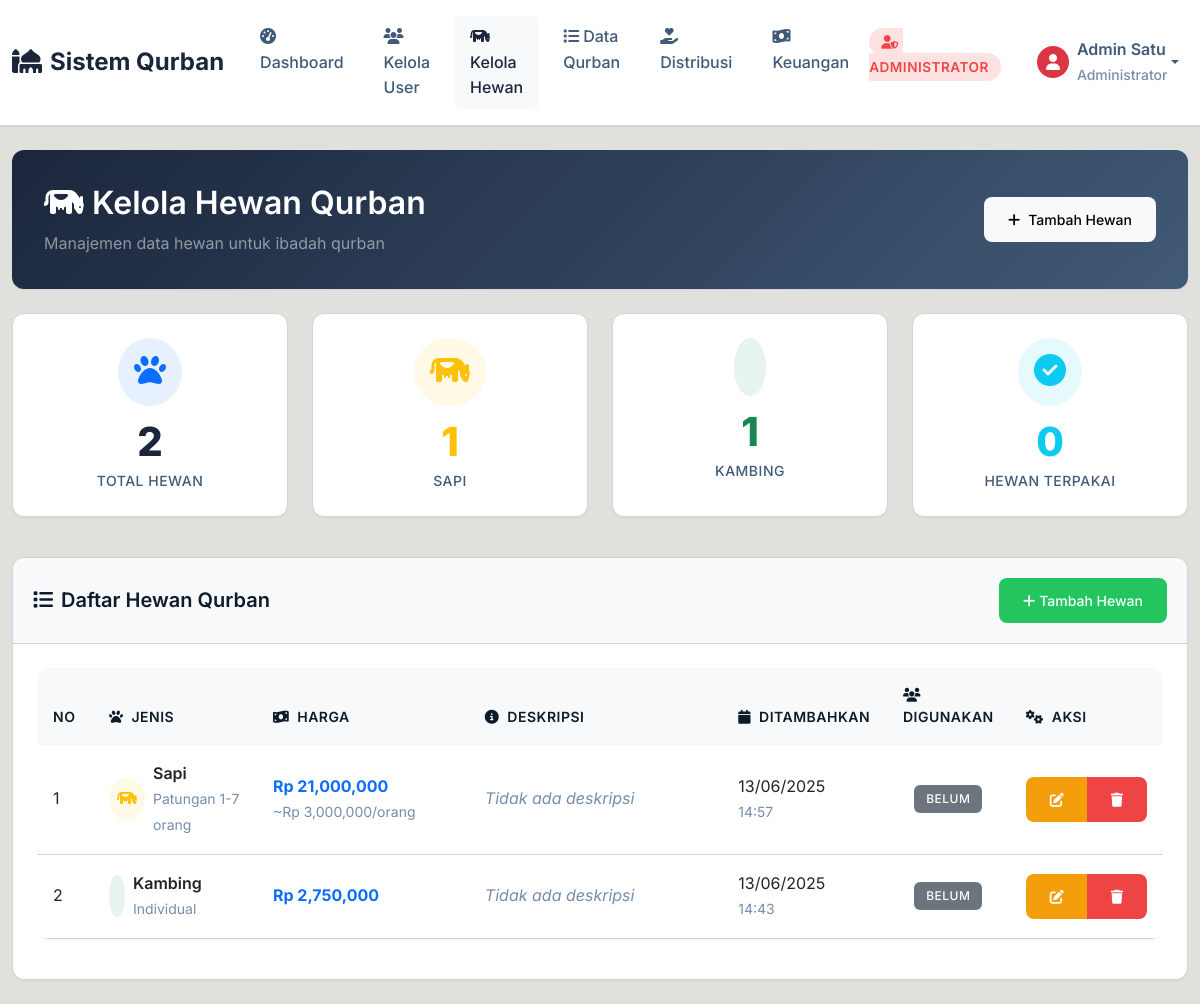
The app's page /pages/admin/data_hewan.php (signed in) with its own data.
### tables this page shows
CREATE TABLE IF NOT EXISTS `hewans` (
  `id` int NOT NULL AUTO_INCREMENT,
  `jenis` enum('sapi','kambing') NOT NULL,
  `harga` int NOT NULL DEFAULT '0',
  `created_at` timestamp NOT NULL,
  PRIMARY KEY (`id`)
);

### pages/admin/data_hewan.php (the view, shortened to what this page needs)
<?php
include "../../config/koneksi.php";
$stats = [];
$stats['total_hewans'] = mysqli_fetch_assoc(mysqli_query($conn, "SELECT COUNT(*) as total FROM hewans"))['total'];
$stats['total_sapi'] = mysqli_fetch_assoc(mysqli_query($conn, "SELECT COUNT(*) as total FROM hewans WHERE jenis='sapi'"))['total'];
$stats['total_kambing'] = mysqli_fetch_assoc(mysqli_query($conn, "SELECT COUNT(*) as total FROM hewans WHERE jenis='kambing'"))['total'];
$stats['hewan_terpakai'] = mysqli_fetch_assoc(mysqli_query($conn, "SELECT COUNT(DISTINCT hewan_id) as total FROM qurbans"))['total'];
?>
<!DOCTYPE html>
<html lang="id">
<head>
    <link href="https://cdn.jsdelivr.net/npm/bootstrap@5.3.0/dist/css/bootstrap.min.css" rel="stylesheet">
    <link href="https://cdnjs.cloudflare.com/ajax/libs/font-awesome/6.4.0/css/all.min.css" rel="stylesheet">
    <link href="../../assets/css/style.css" rel="stylesheet">
</head>
<body>
    <nav class="navbar navbar-expand-lg sticky-top">
        <div class="container-fluid">
            <a class="navbar-brand" href="index.php">
                <i class="fas fa-mosque me-2"></i>Sistem Qurban
            </a>
            <div class="collapse navbar-collapse" id="navbarNav">
                <ul class="navbar-nav me-auto">
                    <li class="nav-item">
                        <a class="nav-link" href="index.php">
                            <i class="fas fa-tachometer-alt me-1"></i>Dashboard
                        </a>
                    </li>
                    <li class="nav-item">
                        <a class="nav-link" href="user_list.php">
                            <i class="fas fa-users me-1"></i>Kelola User
                        </a>
                    </li>
                    <li class="nav-item">
                        <a class="nav-link active" href="data_hewan.php">
                            <i class="fas fa-cow me-1"></i>Kelola Hewan
                        </a>
                    </li>
                    <li class="nav-item">
                        <a class="nav-link" href="qurban_list.php">
                            <i class="fas fa-list me-1"></i>Data Qurban
                        </a>
                    </li>
                    <li class="nav-item">
                        <a class="nav-link" href="distribusi_list.php">
                            <i class="fas fa-hand-holding-heart me-1"></i>Distribusi
                        </a>
                    </li>
                    <li class="nav-item">
                        <a class="nav-link" href="keuangan.php">
                            <i class="fas fa-money-bill-wave me-1"></i>Keuangan
                        </a>
                    </li>
                </ul>
                <ul class="navbar-nav">
                    <li class="nav-item me-3">
                        <span class="navbar-text">
                            <span class="role-badge role-admin">
                                <i class="fas fa-user-shield me-1"></i>ADMINISTRATOR
                            </span>
                        </span>
                    </li>
                    <li class="nav-item dropdown">
                        <a class="nav-link dropdown-toggle d-flex align-items-center" href="#" role="button" data-bs-toggle="dropdown">
                            <div class="bg-danger rounded-circle d-flex align-items-center justify-content-center me-2" style="width: 32px; height: 32px;">
                                <i class="fas fa-user text-white"></i>
                            </div>
                            <div class="d-none d-md-block">
                                <div class="fw-semibold"><?= $_SESSION['nama'] ?></div>
                                <small class="text-muted">Administrator</small>
                            </div>
                        </a>
                    </li>
                </ul>
            </div>
        </div>
    </nav>
    <div class="container-fluid py-4">
        <div class="row mb-4">
            <div class="col-12">
                <div class="card dashboard-card">
                    <div class="card-body">
                        <div class="row align-items-center">
                            <div class="col-md-8">
                                <h2 class="text-white mb-2">
                                    <i class="fas fa-cow me-2"></i>Kelola Hewan Qurban
                                </h2>
                                <p class="text-white-50 mb-0">Manajemen data hewan untuk ibadah qurban</p>
                            </div>
                            <div class="col-md-4 text-end">
                                <button class="btn btn-light" data-bs-toggle="modal" data-bs-target="#addAnimalModal">
                                    <i class="fas fa-plus me-2"></i>Tambah Hewan
                                </button>
                            </div>
                        </div>
                    </div>
                </div>
            </div>
        </div>
        <div class="row mb-4">
            <div class="col-lg-3 col-md-6 mb-3">
                <div class="card stat-card h-100">
                    <div class="card-body text-center">
                        <div class="d-flex justify-content-center align-items-center mb-3">
                            <div class="bg-primary bg-opacity-10 rounded-circle p-3">
                                <i class="fas fa-paw fa-2x text-primary"></i>
                            </div>
                        </div>
                        <div class="stat-number"><?= $stats['total_hewans'] ?></div>
                        <div class="stat-label">Total Hewan</div>
                    </div>
                </div>
            </div>
            <div class="col-lg-3 col-md-6 mb-3">
                <div class="card stat-card h-100">
                    <div class="card-body text-center">
                        <div class="d-flex justify-content-center align-items-center mb-3">
                            <div class="bg-warning bg-opacity-10 rounded-circle p-3">
                                <i class="fas fa-cow fa-2x text-warning"></i>
                            </div>
                        </div>
                        <div class="stat-number text-warning"><?= $stats['total_sapi'] ?></div>
                        <div class="stat-label">Sapi</div>
                    </div>
                </div>
            </div>
            <div class="col-lg-3 col-md-6 mb-3">
                <div class="card stat-card h-100">
                    <div class="card-body text-center">
                        <div class="d-flex justify-content-center align-items-center mb-3">
                            <div class="bg-success bg-opacity-10 rounded-circle p-3">
                            </div>
                        </div>
                        <div class="stat-number text-success"><?= $stats['total_kambing'] ?></div>
                        <div class="stat-label">Kambing</div>
                    </div>
                </div>
            </div>
            <div class="col-lg-3 col-md-6 mb-3">
                <div class="card stat-card h-100">
                    <div class="card-body text-center">
                        <div class="d-flex justify-content-center align-items-center mb-3">
                            <div class="bg-info bg-opacity-10 rounded-circle p-3">
                                <i class="fas fa-check-circle fa-2x text-info"></i>
                            </div>
                        </div>
                        <div class="stat-number text-info"><?= $stats['hewan_terpakai'] ?></div>
                        <div class="stat-label">Hewan Terpakai</div>
                    </div>
                </div>
            </div>
        </div>
        <div class="row">
            <div class="col-12">
                <div class="card">
                    <div class="card-header d-flex justify-content-between align-items-center">
                        <h5 class="mb-0">
                            <i class="fas fa-list me-2"></i>Daftar Hewan Qurban
                        </h5>
                        <div class="d-flex gap-2">
                            <button class="btn btn-success btn-sm" data-bs-toggle="modal" data-bs-target="#addAnimalModal">
                                <i class="fas fa-plus me-1"></i>Tambah Hewan
                            </button>
                        </div>
                    </div>
                    <div class="card-body">
                        <div class="table-responsive">
                            <table class="table table-hover">
                                <thead>
                                    <tr>
                                        <th width="5%">No</th>
                                        <th width="15%">
                                            <i class="fas fa-paw me-2"></i>Jenis
                                        </th>
                                        <th width="20%">
                                            <i class="fas fa-money-bill-wave me-2"></i>Harga
                                        </th>
                                        <th width="25%">
                                            <i class="fas fa-info-circle me-2"></i>Deskripsi
                                        </th>
                                        <th width="15%">
                                            <i class="fas fa-calendar me-2"></i>Ditambahkan
                                        </th>
                                        <th width="10%">
                                            <i class="fas fa-users me-2"></i>Digunakan
                                        </th>
                                        <th width="10%">
                                            <i class="fas fa-cogs me-2"></i>Aksi
                                        </th>
                                    </tr>
                                </thead>
                                <tbody>
                                    <?php
                                    $no = 1;
                                    $result = mysqli_query($conn, "SELECT h.*,
                                        (SELECT COUNT(*) FROM qurbans WHERE hewan_id = h.id) as usage_count
                                        FROM hewans h ORDER BY h.created_at DESC");
                                    if (mysqli_num_rows($result) > 0):
                                        while ($row = mysqli_fetch_assoc($result)):
                                    ?>
                                        <tr>
                                            <td><?= $no++ ?></td>
                                            <td>
                                                <div class="d-flex align-items-center">
                                                    <div class="bg-<?= $row['jenis'] == 'sapi' ? 'warning' : 'success' ?> bg-opacity-10 rounded-circle p-2 me-2">
                                                        <i class="fas fa-<?= $row['jenis'] == 'sapi' ? 'cow' : 'sheep' ?> text-<?= $row['jenis'] == 'sapi' ? 'warning' : 'success' ?>"></i>
                                                    </div>
                                                    <div>
                                                        <div class="fw-semibold"><?= ucfirst($row['jenis']) ?></div>
                                                        <?php if ($row['jenis'] == 'sapi'): ?>
                                                            <small class="text-muted">Patungan 1-7 orang</small>
                                                        <?php else: ?>
                                                            <small class="text-muted">Individual</small>
                                                        <?php endif; ?>
                                                    </div>
                                                </div>
                                            </td>
                                            <td>
                                                <div class="fw-bold text-primary">Rp <?= number_format($row['harga']) ?></div>
                                                <?php if ($row['jenis'] == 'sapi'): ?>
                                                    <small class="text-muted">~Rp <?= number_format($row['harga'] / 7) ?>/orang</small>
                                                <?php endif; ?>
                                            </td>
                                            <td>
                                                <?php if (!empty($row['deskripsi'])): ?>
                                                    <span class="text-muted"><?= $row['deskripsi'] ?></span>
                                                <?php else: ?>
                                                    <span class="text-muted fst-italic">Tidak ada deskripsi</span>
                                                <?php endif; ?>
                                            </td>
                                            <td>
                                                <div><?= date('d/m/Y', strtotime($row['created_at'])) ?></div>
                                                <small class="text-muted"><?= date('H:i', strtotime($row['created_at'])) ?></small>
                                            </td>
                                            <td class="text-center">
                                                <?php if ($row['usage_count'] > 0): ?>
                                                    <span class="badge bg-success"><?= $row['usage_count'] ?> kali</span>
                                                <?php else: ?>
                                                    <span class="badge bg-secondary">Belum</span>
                                                <?php endif; ?>
                                            </td>
                                            <td>
                                                <div class="btn-group" role="group">
                                                    <button class="btn btn-sm btn-warning"
                                                            onclick="editAnimal(<?= htmlspecialchars(json_encode($row)) ?>)"
                                                            data-bs-toggle="modal" data-bs-target="#editAnimalModal">
                                                        <i class="fas fa-edit"></i>
                                                    </button>
                                                    <?php if ($row['usage_count'] == 0): ?>
                                                        <a href="?hapus=<?= $row['id'] ?>"
                                                           class="btn btn-sm btn-danger"
                                                           onclick="return confirm('Yakin ingin menghapus hewan <?= $row['jenis'] ?> ini?')">
                                                            <i class="fas fa-trash"></i>
                                                        </a>
                                                    <?php else: ?>
                                                        <button class="btn btn-sm btn-secondary" disabled title="Tidak dapat dihapus karena sudah digunakan">
                                                            <i class="fas fa-lock"></i>
                                                        </button>
                                                    <?php endif; ?>
                                                </div>
                                            </td>
                                        </tr>
                                    <?php
                                        endwhile;
                                    endif; ?>
                                </tbody>
                            </table>
                        </div>
                    </div>
                </div>
            </div>
        </div>
    </div>
</body>
</html>

### records on screen
hewans: jenis "Sapi", shows "Patungan 1-7 orang", harga "21,000,000", $row['harga']/7 "3,000,000", created_at "13/06/2025", created_at "14:57"
hewans: jenis "Kambing", shows "Individual", harga "2,750,000", created_at "13/06/2025", created_at "14:43"

### other values on screen
$_SESSION['nama'] "Admin Satu"
$stats['total_hewans'] "2"
$stats['total_sapi'] "1"
$stats['total_kambing'] "1"
$stats['hewan_terpakai'] "0"
